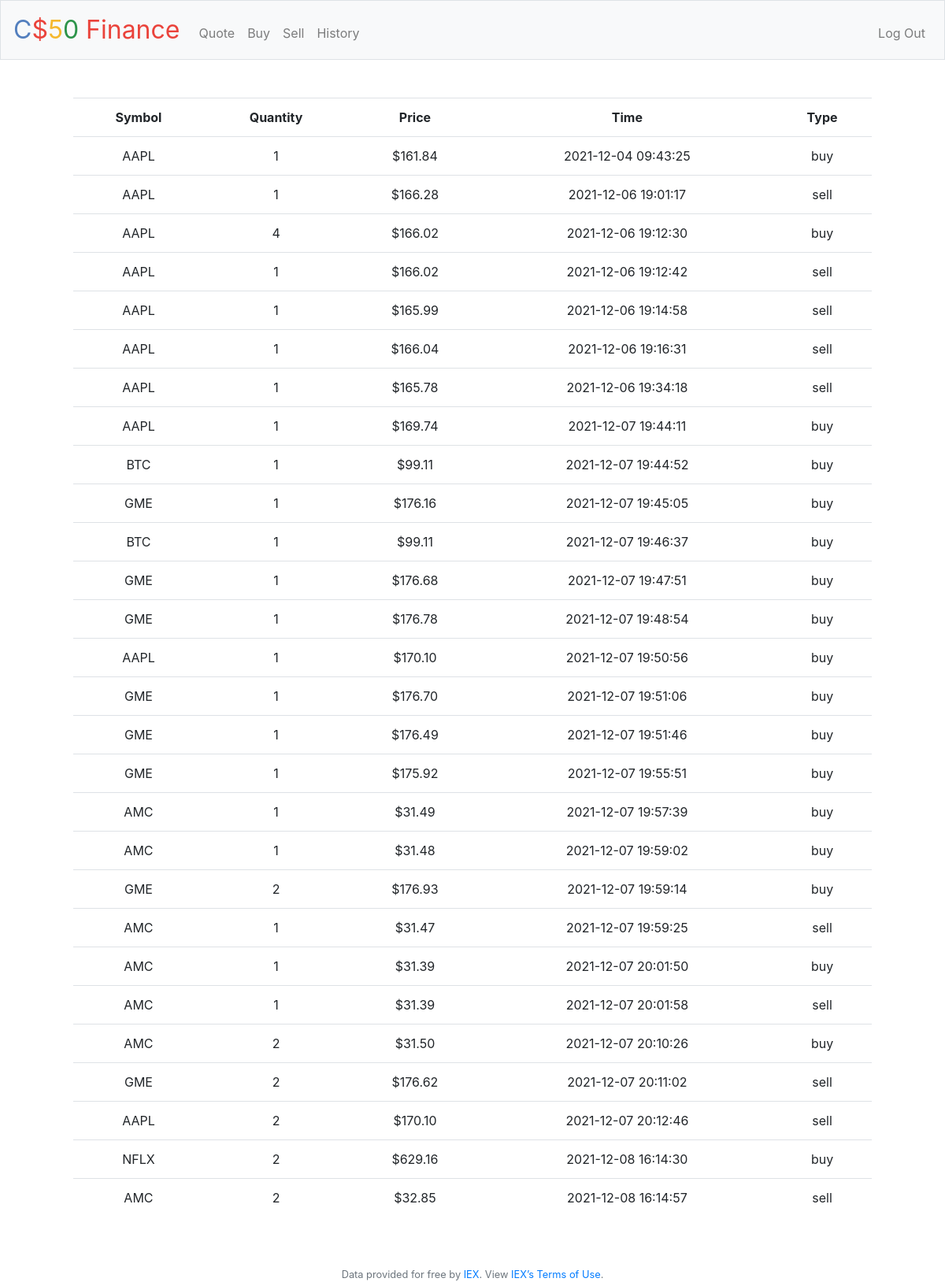
Screenshot of /history (signed in) with the database file from the repository.
### tables this page shows
CREATE TABLE 'transactions' ('transaction_id' integer PRIMARY KEY AUTOINCREMENT NOT NULL, 'symbol' text NOT NULL, 'price' numeric(40, 2) NOT NULL, 'quantity' integer NOT NULL, 'time' datetime NOT NULL DEFAULT CURRENT_TIMESTAMP, 'type' text NOT NULL, 'user_id' integer NOT NULL);

### application.py (the view)
@app.route("/history")
@login_required
def history():
    portfolio = db.execute("SELECT * FROM transactions WHERE user_id = ?", session["user_id"])
    if not portfolio:
        return apology("you have not made any transactions")
    return render_template("history.html", stocks=portfolio)

### application.py (called while the page is built)
@app.after_request
def after_request(response):
    response.headers["Cache-Control"] = "no-cache, no-store, must-revalidate"
    response.headers["Expires"] = 0
    response.headers["Pragma"] = "no-cache"
    return response

### helpers.py (called while the page is built)
def login_required(f):
    @wraps(f)
    def decorated_function(*args, **kwargs):
        if session.get("user_id") is None:
            return redirect("/login")
        return f(*args, **kwargs)
    return decorated_function

def usd(value):
    return f"${value:,.2f}"

### templates/history.html (shortened to what this page needs)
{% extends "layout.html"%}
{% block main %}
    <div class="container">
        <table class="table">
            <tr>
                <th>Symbol</th>
                <th>Quantity</th>
                <th>Price</th>
                <th>Time</th>
                <th>Type</th>
            </tr>
            {% for stock in stocks %}
                <tr>
                    <td>{{ stock.symbol }}</td>
                    <td>{{ stock.quantity }}</td>
                    <td>{{ stock.price | usd }}</td>
                    <td>{{ stock.time }}</td>
                    <td>{{ stock.type }}</td>
                </tr>
            {% endfor %}
        </table>
    </div>
{% endblock %}

### templates/layout.html (shortened to what this page needs)
<!DOCTYPE html>
<html lang="en">
    <head>
        <link rel="stylesheet" href="https://cdn.jsdelivr.net/npm/bootstrap@4.5.3/dist/css/bootstrap.min.css">
        <link href="/static/styles.css" rel="stylesheet">
    </head>
    <body>
        <nav class="navbar navbar-expand-md navbar-light bg-light border">
            <a class="navbar-brand" href="/"><span class="blue">C</span><span class="red">$</span><span class="yellow">5</span><span class="green">0</span> <span class="red">Finance</span></a>
            <div class="collapse navbar-collapse" id="navbar">
                {% if session.user_id %}
                    <ul class="navbar-nav mr-auto mt-2">
                        <li class="nav-item"><a class="nav-link" href="/quote">Quote</a></li>
                        <li class="nav-item"><a class="nav-link" href="/buy">Buy</a></li>
                        <li class="nav-item"><a class="nav-link" href="/sell">Sell</a></li>
                        <li class="nav-item"><a class="nav-link" href="/history">History</a></li>
                    </ul>
                    <ul class="navbar-nav ml-auto mt-2">
                        <li class="nav-item"><a class="nav-link" href="/logout">Log Out</a></li>
                    </ul>
                {% else %}
                    <ul class="navbar-nav ml-auto mt-2">
                        <li class="nav-item"><a class="nav-link" href="/register">Register</a></li>
                        <li class="nav-item"><a class="nav-link" href="/login">Log In</a></li>
                    </ul>
                {% endif %}
            </div>
        </nav>
        <main class="container p-5">
            {% block main %}{% endblock %}
        </main>
        <footer class="small text-center text-muted">
            Data provided for free by <a href="https://iextrading.com/developer">IEX</a>. View <a href="https://iextrading.com/api-exhibit-a/">IEX’s Terms of Use</a>.
        </footer>
    </body>
</html>

### static/styles.css (style rules this page uses)
nav .navbar-brand { font-size: xx-large; }
nav .navbar-brand .blue { color: #537fbe; }
nav .navbar-brand .red { color: #ea433b; }
nav .navbar-brand .yellow { color: #f5b82e; }
nav .navbar-brand .green { color: #2e944b; }
main { overflow-x: auto; text-align: center; }

### rows the page displays
transactions: symbol "AAPL", quantity "1", price "$161.84", time "2021-12-04 09:43:25", type "buy"
transactions: symbol "AAPL", quantity "1", price "$166.28", time "2021-12-06 19:01:17", type "sell"
transactions: symbol "AAPL", quantity "4", price "$166.02", time "2021-12-06 19:12:30", type "buy"
transactions: symbol "AAPL", quantity "1", price "$166.02", time "2021-12-06 19:12:42", type "sell"
transactions: symbol "AAPL", quantity "1", price "$165.99", time "2021-12-06 19:14:58", type "sell"
transactions: symbol "AAPL", quantity "1", price "$166.04", time "2021-12-06 19:16:31", type "sell"
transactions: symbol "AAPL", quantity "1", price "$165.78", time "2021-12-06 19:34:18", type "sell"
transactions: symbol "AAPL", quantity "1", price "$169.74", time "2021-12-07 19:44:11", type "buy"
transactions: symbol "BTC", quantity "1", price "$99.11", time "2021-12-07 19:44:52", type "buy"
transactions: symbol "GME", quantity "1", price "$176.16", time "2021-12-07 19:45:05", type "buy"
transactions: symbol "BTC", quantity "1", price "$99.11", time "2021-12-07 19:46:37", type "buy"
transactions: symbol "GME", quantity "1", price "$176.68", time "2021-12-07 19:47:51", type "buy"
transactions: symbol "GME", quantity "1", price "$176.78", time "2021-12-07 19:48:54", type "buy"
transactions: symbol "AAPL", quantity "1", price "$170.10", time "2021-12-07 19:50:56", type "buy"
transactions: symbol "GME", quantity "1", price "$176.70", time "2021-12-07 19:51:06", type "buy"
transactions: symbol "GME", quantity "1", price "$176.49", time "2021-12-07 19:51:46", type "buy"
transactions: symbol "GME", quantity "1", price "$175.92", time "2021-12-07 19:55:51", type "buy"
transactions: symbol "AMC", quantity "1", price "$31.49", time "2021-12-07 19:57:39", type "buy"
transactions: symbol "AMC", quantity "1", price "$31.48", time "2021-12-07 19:59:02", type "buy"
transactions: symbol "GME", quantity "2", price "$176.93", time "2021-12-07 19:59:14", type "buy"
transactions: symbol "AMC", quantity "1", price "$31.47", time "2021-12-07 19:59:25", type "sell"
transactions: symbol "AMC", quantity "1", price "$31.39", time "2021-12-07 20:01:50", type "buy"
transactions: symbol "AMC", quantity "1", price "$31.39", time "2021-12-07 20:01:58", type "sell"
transactions: symbol "AMC", quantity "2", price "$31.50", time "2021-12-07 20:10:26", type "buy"
transactions: symbol "GME", quantity "2", price "$176.62", time "2021-12-07 20:11:02", type "sell"
transactions: symbol "AAPL", quantity "2", price "$170.10", time "2021-12-07 20:12:46", type "sell"
transactions: symbol "NFLX", quantity "2", price "$629.16", time "2021-12-08 16:14:30", type "buy"
transactions: symbol "AMC", quantity "2", price "$32.85", time "2021-12-08 16:14:57", type "sell"
